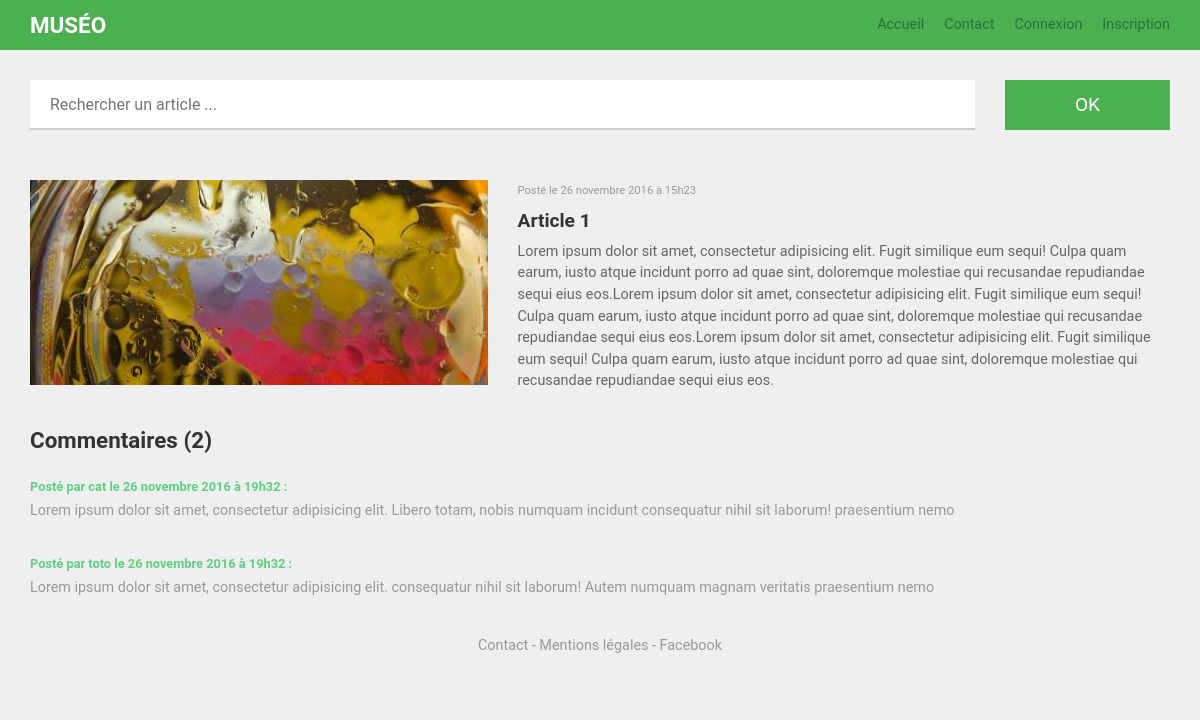
Screenshot of /article.php?id=1 with the database file from the repository.
### tables this page shows
CREATE TABLE `articles` (
  `id` int(3) NOT NULL,
  `titre` varchar(40) NOT NULL,
  `accroche` varchar(200) NOT NULL,
  `contenu` text NOT NULL,
  `publication` datetime NOT NULL DEFAULT CURRENT_TIMESTAMP,
  `image` varchar(30) NOT NULL
);

CREATE TABLE `commentaires` (
  `id` int(4) NOT NULL,
  `id_membre` int(3) NOT NULL,
  `id_article` int(3) NOT NULL,
  `commentaire` text NOT NULL,
  `publication` datetime NOT NULL DEFAULT CURRENT_TIMESTAMP
);

CREATE TABLE `membres` (
  `id` int(3) NOT NULL,
  `pseudo` varchar(15) NOT NULL,
  `email` varchar(50) NOT NULL,
  `password` varchar(255) NOT NULL
);

### fonctions/blog.php (called while the page is built, shortened)
<?php
function article(){
  global $bdd;
  $id = (int)$_GET["id"];
  $article = $bdd->prepare("SELECT id, titre, contenu, publication, image FROM articles WHERE id = ?");
  $article->execute([$id]);
  $article = $article->fetch();
  if (empty($article))
    header("Location : index.php");
  else
    return $article;
}
function format_date($publication){
  $publication  = explode(" ", $publication);
  $date = explode("-" , $publication[0]);
  $heure = explode(":", $publication[1]);
  $mois= ["", "janvier", "février", "mars", "avril", "mai", "juin", "juillet", "août", "septembre", "octobre", "novembre", "décembre"];
  $resultat = $date[2] . ' ' . $mois[(int)$date[1]] . ' ' . $date[0] . ' à ' . $heure[0] . 'h' . $heure[1];
  return $resultat;
}
function nb_commentaires() {
    global $bdd;
    $id_article = (int)$_GET["id"];
    $nb_commentaires = $bdd->prepare("SELECT COUNT(*) FROM commentaires WHERE id_article = ?");
    $nb_commentaires->execute([$id_article]);
    $nb_commentaires = $nb_commentaires->fetch()[0];
    return $nb_commentaires;
}
function commentaires() {
    global $bdd;
    $id_article = (int)$_GET["id"];
    $commentaires = $bdd->prepare("SELECT commentaires.*, membres.pseudo FROM commentaires INNER JOIN membres ON commentaires.id_membre = membres.id AND commentaires.id_article = ?");
    $commentaires->execute([$id_article]);
    $commentaires = $commentaires->fetchAll();
    return $commentaires;
}
 ?>

### article.php (the view, shortened to what this page needs)
<?php
require_once "fonctions/bdd.php";
include_once "fonctions/blog.php";
$article = article();
$nb_commentaires = nb_commentaires();
$commentaires = commentaires();
 ?>
<!DOCTYPE html>
<html lang="fr">
<head>
    <link rel="stylesheet" href="https://maxcdn.bootstrapcdn.com/bootstrap/3.3.5/css/bootstrap.min.css">
    <link rel="stylesheet" href="main.css">
</head>
<body>
    <?php include "header.php" ?>
    <div class="container article">
        <div class="row">
            <form method="post" action="index.php">
                <div class="col-sm-10">
                    <input type="text" name="query" placeholder="Rechercher un article ..." value="<? if(isset($_POST["query"])) echo $_POST["query"] ?>">
                </div>
                <div class="col-sm-2">
                    <input type="submit" value="OK">
                </div>
            </form>
        </div>
        <div class="row">
            <article>
                <div class="col-sm-5">
                    <img src="img/<?= $article["image"]?>" alt="<?= $article["image"]?>">
                </div>
                <div class="col-sm-7">
                    <p class="date">Posté le <time datetime="<?= $article["publication"]?>"><?= format_date($article["publication"])?></time></p>
                    <h1><?= $article["titre"]?></h1>
                    <p><?= $article["contenu"]?></p>
                </div>
            </article>
        </div>
    </div>
    <div class="container commentaires">
        <div class="row">
            <div class="col-xs-12">
                <h1>Commentaires (<?= $nb_commentaires ?>)</h1>
            </div>
        </div>
        <?php
        foreach ($commentaires as $commentaire) :
        ?>
        <div class="row commentaire">
            <div class="col-xs-12">
                <p class="date">Posté par <?= $commentaire["pseudo"] ?> le <time datetime="<?= $commentaire["publication"] ?>"><?= format_date($commentaire["publication"]) ?></time> :</p>
                <p><?= $commentaire["commentaire"] ?></p>
            </div>
        </div>
        <?php
        endforeach;
        ?>
        <footer>
            <div class="row">
                <div class="col-xs-12">
                    <a href="contact.html">Contact</a> - <a href="mentions.html">Mentions légales</a> - <a href="https://www.facebook.com/infoprog.tuto">Facebook</a>
                </div>
            </div>
        </footer>
    </div>
</body>
</html>

### main.css (style rules this page uses)
html, body, div, span, applet, object, iframe, h1, h2, h3, h4, h5, h6, p, blockquote, pre, a, abbr, acronym, address, big, cite, code, del, dfn, em, img, ins, kbd, q, s, samp, small, strike, strong, sub, sup, tt, var, b, u, i, center, dl, dt, dd, ol, ul, li, fieldset, form, label, legend, table, caption, tbody, tfoot, thead, tr, th, td, article, aside, canvas, details, embed, figure, figcaption, footer, header, hgroup, menu, nav, output, ruby, section, summary, time, mark, audio, video { margin: 0; padding: 0; border: 0; font-size: 100%; font: inherit; vertical-align: baseline }
article, aside, details, figcaption, figure, footer, header, hgroup, menu, nav, section { display: block }
body { line-height: 1 }
body { font-family: Roboto, sans-serif; background: #efefef }
footer { margin: 40px 0; text-align: center; font-size: 0.9em; color: #999 }
footer a { color: #999 }
h1 { font-size: 1.4em; line-height: 3em; font-weight: 700 }
form input { width: 100%; height: 50px; border: none; border-radius: none }
form input[type="text"], form input[type="password"] { border-bottom: 2px solid #ccc; padding-left: 20px; color: #333; margin-bottom: 20px }
form input[type="submit"] { background: #4caf50; color: white; font-size: 1.2em; }
.article form { margin-top: 30px }
.article article { float: left; margin-top: 30px }
.article article img { width: 100% }
.article article p.date { font-size: 0.7em; line-height: 2em; color: #999 }
.article article h1 { font-size: 1.2em; line-height: 2em }
.article article h1+p { color: #666; font-size: 0.9em; line-height: 1.5em; margin-bottom: 15px }
.commentaires>div.commentaire { margin-bottom: 30px }
.commentaires>div .date { color: #5fcf80; font-size: 0.8em; line-height: 2em; font-weight: 700 }
.commentaires>div p { font-weight: #999; font-size: 0.9em; line-height: 1.5em; color: #999 }

### rows the page displays
articles: image (picture), publication "26 novembre 2016 à 15h23", titre "Article 1", contenu "Lorem ipsum dolor sit amet, consectetur adipisicing elit. Fugit similique eum sequi! Culpa quam earum, iusto atque incidunt porro ad quae sint, doloremque molestiae qui recusandae repudiandae sequi eius eos.Lorem ipsum dolor sit amet, consectetur adipisicing elit. Fugit similique eum sequi! Culpa quam earum, iusto atque incidunt porro ad quae sint, doloremque molestiae qui recusandae repudiandae sequi eius eos.Lorem ipsum dolor sit amet, consectetur adipisicing elit. Fugit similique eum sequi! Culpa quam earum, iusto atque incidunt porro ad quae sint, doloremque molestiae qui recusandae repudiandae sequi eius eos."
commentaires: id_membre.pseudo "cat", publication "26 novembre 2016 à 19h32", commentaire "Lorem ipsum dolor sit amet, consectetur adipisicing elit. Libero totam, nobis numquam incidunt consequatur nihil sit laborum! praesentium nemo"
commentaires: id_membre.pseudo "toto", publication "26 novembre 2016 à 19h32", commentaire "Lorem ipsum dolor sit amet, consectetur adipisicing elit. consequatur nihil sit laborum! Autem numquam magnam veritatis praesentium nemo"

### other values shown
$nb_commentaires "2"
